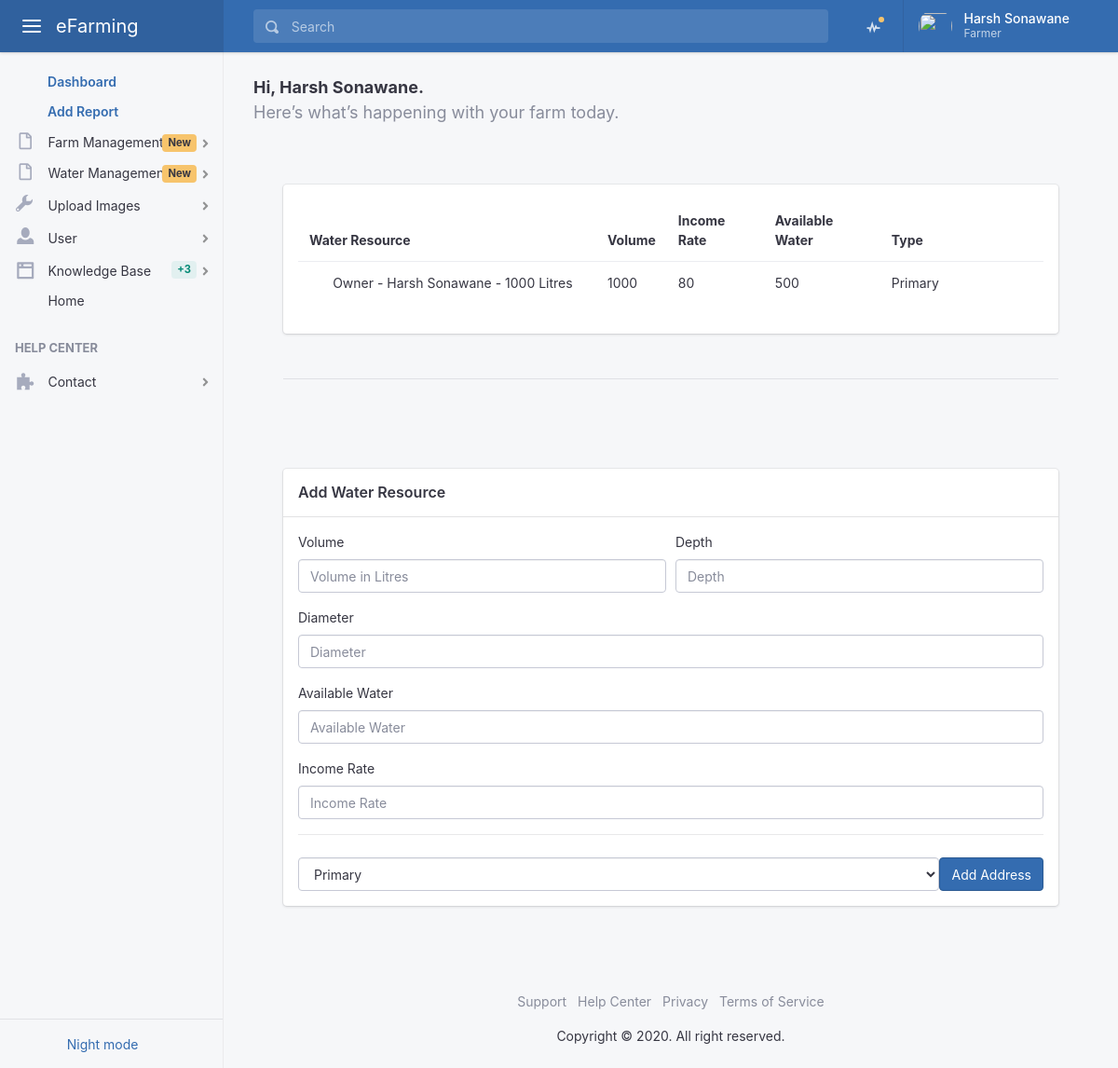
Screenshot of /user/add/water/resource/ (signed in) with the database file from the repository.
### user/models.py (models this page shows, shortened)
class Profile(models.Model):
    MALE = 1
    FEMALE = 2
    OTHER = 3
    GENDER_CHOICES = (
        (MALE, 'Male'),
        (FEMALE, 'Female'),
        (OTHER , 'Other'),
    )
    FARMER = 1
    DOCTOR = 2
    SHOP = 3
    TYPE_CHOICES = (
        (FARMER, 'Farmer'),
        (DOCTOR, 'Doctor'),
        (SHOP , 'Shop'),
    )
    user            = models.OneToOneField(User, on_delete=models.CASCADE)
    mobile          = models.IntegerField(null=True, blank=True)
    profile_image   = models.ImageField(upload_to='profile/%y/%m/%d/', blank=True)
    type            = models.PositiveSmallIntegerField(choices=TYPE_CHOICES, default=1)
    status          = models.BooleanField(default=False)
    created_on      = models.DateTimeField(auto_now_add=True)
    updated_on      = models.DateTimeField(auto_now=True)

### farm/models.py (models this page shows)
class WaterResource(models.Model):
    PRIMARY = 1
    SECONDARY = 2
    TYPE_CHOICES = (
        (PRIMARY, 'Primary'),
        (SECONDARY, 'Secondary'),
    )
    owner           = models.ForeignKey(User, on_delete=models.CASCADE)
    volume          = models.IntegerField() #in liters
    depth           = models.IntegerField() #in feets
    diameter        = models.IntegerField() #in feets
    income_rate     = models.IntegerField() #liter per minute
    available_water = models.IntegerField() #in liter
    type            = models.PositiveSmallIntegerField(choices=TYPE_CHOICES, default=1)
    is_active       = models.BooleanField(default=False)
    created         = models.DateTimeField(auto_now_add=True)
    updated         = models.DateTimeField(auto_now=True)
    def __str__(self):
        return 'Owner - ' + str(self.owner.first_name) + ' ' + str(self.owner.last_name) + ' - ' + str(self.volume) + ' Litres'

### user/views.py (the view)
# urls.py: path('add/water/resource/', views.add_water_resource, name='add_water_resource'),
@login_required
def add_water_resource(request):
    template = 'site/dashboard/add_water_resource.html'
    if request.method == 'POST':
                form = AddWaterResourceForm(request.POST or None, request.FILES or None)
                if form.is_valid():
                        post = form.save(commit=False)
                        post.owner = request.user
                        post.save()
                        messages.success(request, "Your farm has been created")
                        return redirect('user_home')
    else:
        objects = WaterResource.objects.filter(owner=request.user)
        form = AddWaterResourceForm()
    context = {
        'form': form,
        'objects':objects,
    }
    return render(request, template, context)

### user/forms.py
class AddWaterResourceForm(forms.ModelForm):
    class Meta:
        model = WaterResource
        fields = ['volume', 'depth', 'diameter','income_rate', 'available_water','type']
        widgets = {
            "volume": forms.TextInput(attrs={'placeholder': 'Volume in Litres', 'class': 'form-control', 'required': 'required'}),
            "depth": forms.TextInput(attrs={'placeholder': 'Depth', 'class': 'form-control', 'required': 'required'}),
            "diameter": forms.TextInput(attrs={'placeholder': 'Diameter', 'class': 'form-control', 'required': 'required'}),
            "income_rate": forms.TextInput(attrs={'placeholder': 'Income Rate', 'class': 'form-control', 'required': 'required'}),
            "available_water": forms.TextInput(attrs={'placeholder': 'Available Water', 'class': 'form-control', 'required': 'required'}),
            "type": forms.Select(attrs={'placeholder': 'Select Type', 'class': 'form-control', 'required': 'required'}),
            }

### templates/site/dashboard/add_water_resource.html (shortened to what this page needs)
{% extends 'site/base.html' %}
{% load static %}
{% block content %}
{% include 'partials/header.html' %}
{% include 'partials/aside.html' %}
  <main class="app-main">
    <div class="wrapper">
      <div class="page">
        <div class="page-inner">
          <header class="page-title-bar">
            <div class="d-flex flex-column flex-md-row">
              <p class="lead">
                <span class="font-weight-bold">Hi, {{ user.first_name }} {{ user.last_name }}.</span> <span class="d-block text-muted"> {{ cord }} Here’s what’s happening with your farm today.</span>
              </p>
            </div>
          </header>
          <div class="page-inner">
            <div class="page-section">
              <div class="card card-fluid">
                <div class="card-body">
                  <table id="myTable" class="table">
                    <thead>
                      <tr>
                        <th colspan="2" style="min-width: 320px;">
                          Water Resource
                        </th>
                        <th> Volume </th>
                        <th> Income Rate </th>
                        <th> Available Water </th>
                        <th> Type </th>
                        <th style="width:100px; min-width:100px;"> &nbsp; </th>
                      </tr>
                    </thead>
                    <tbody>
                      {% for obj in objects %}
                      <tr>
                        <td></td>
                        <td>{{ obj }}</td>
                        <td>{{ obj.volume }}</td>
                        <td>{{ obj.income_rate }}</td>
                        <td>{{ obj.available_water }}</td>
                        <td>{{ obj.get_type_display }}</td>
                      </tr>
                      {% endfor %}
                    </tbody>
                  </table>
                </div>
              </div>
              <hr class="my-5">
            </div>
          </div>
          <div class="page-inner">
            <div class="page-section">
              <div class="row">
                <div class="col-lg-12">
                  <div class="card card-fluid">
                    <h6 class="card-header"> Add Water Resource </h6>
                    <div class="card-body">
                      <form method="POST" action="{% url 'add_water_resource' %}">{% csrf_token %}
                        <div class="form-row">
                          <div class="col-md-6 mb-3">
                            <label for="input01">Volume</label> {{ form.volume }}
                          </div>
                          <div class="col-md-6 mb-3">
                            <label for="input02">Depth</label> {{ form.depth }}
                          </div>
                        </div>
                        <div class="form-group">
                          <label for="input03">Diameter</label> {{ form.diameter }}
                        </div>
                        <div class="form-group">
                          <label for="input04">Available Water</label> {{ form.available_water }}
                        </div>
                        <div class="form-group">
                            <label for="input05">Income Rate</label> {{ form.income_rate }}
                          </div>
                        <hr>
                        <div class="form-actions">
                          {{ form.type }}
                          <button type="submit" class="btn btn-primary text-nowrap ml-auto">Add Address</button>
                        </div>
                      </form>
                    </div>
                  </div>
                </div>
              </div>
            </div>
          </div>
        </div>
      </div>
    </div>
    <footer class="app-footer">
      <ul class="list-inline">
        <li class="list-inline-item">
          <a class="text-muted" href="#">Support</a>
        </li>
        <li class="list-inline-item">
          <a class="text-muted" href="#">Help Center</a>
        </li>
        <li class="list-inline-item">
          <a class="text-muted" href="#">Privacy</a>
        </li>
        <li class="list-inline-item">
          <a class="text-muted" href="#">Terms of Service</a>
        </li>
      </ul>
      <div class="copyright"> Copyright © 2020. All right reserved. </div>
    </footer>
  </main>
{% endblock %}

### templates/partials/header.html (shortened to what this page needs)
{% load static %}
<header class="app-header app-header-dark">
    <div class="top-bar">
      <div class="top-bar-brand">
        <button class="hamburger hamburger-squeeze mr-2" type="button" data-toggle="aside-menu" aria-label="toggle aside menu"><span class="hamburger-box"><span class="hamburger-inner"></span></span></button>
        <a href="{% url 'user_home' %}">
            eFarming
           </a>
      </div>
      <div class="top-bar-list">
        <div class="top-bar-item top-bar-item-full">
          <form class="top-bar-search">
            <div class="input-group input-group-search dropdown">
              <div class="input-group-prepend">
                <span class="input-group-text"><span class="oi oi-magnifying-glass"></span></span>
              </div><input type="text" class="form-control" data-toggle="dropdown" aria-label="Search" placeholder="Search">
            </div>
          </form>
        </div>
        <div class="top-bar-item top-bar-item-right px-0 d-none d-sm-flex">
          <ul class="header-nav nav">
            <li class="nav-item dropdown header-nav-dropdown has-notified">
              <a class="nav-link" href="#" data-toggle="dropdown" aria-haspopup="true" aria-expanded="false"><span class="oi oi-pulse"></span></a>
            </li>
          </ul>
          <div class="dropdown d-flex">
            <button class="btn-account d-none d-md-flex" type="button" data-toggle="dropdown" aria-haspopup="true" aria-expanded="false"><span class="user-avatar user-avatar-md"><img src="assets/images/avatars/profile.jpg" alt=""></span> <span class="account-summary pr-lg-4 d-none d-lg-block"><span class="account-name">{{ user.first_name }} {{ user.last_name }}</span> <span class="account-description">{{ user.profile.get_type_display }}</span></span></button>
          </div>
        </div>
      </div>
    </div>
  </header>

### rows the page displays
WaterResource: owner+volume "Owner - Harsh Sonawane - 1000 Litres", volume "1000", income_rate "80", available_water "500", type "Primary"

### other values shown
{{ user.first_name }} "Harsh"
{{ user.last_name }} "Sonawane"
{{ user.profile.get_type_display }} "Farmer"
